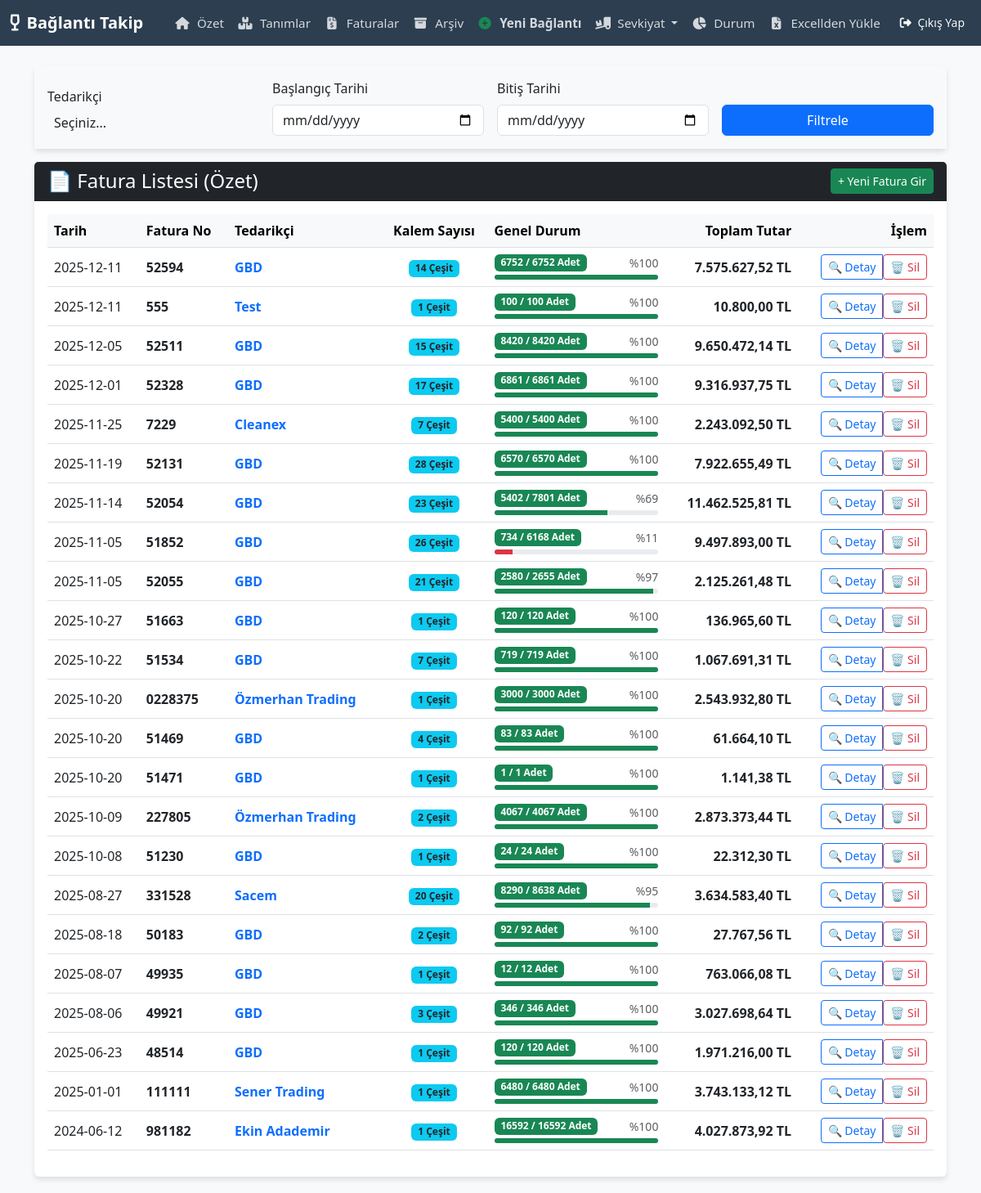
The page /faturalar (signed in) on the database its author committed.
### tables this page shows
CREATE TABLE faturalar 
                     (id INTEGER PRIMARY KEY AUTOINCREMENT, 
                      tedarikci_id INTEGER, urun_id INTEGER, 
                      fatura_no TEXT, tarih TEXT, 
                      toplam_adet INTEGER, kalan_adet INTEGER, 
                      net_maliyet REAL);

CREATE TABLE tedarikciler 
                     (id INTEGER PRIMARY KEY AUTOINCREMENT, ad TEXT);

### app/routes.py (the view)
@main.route('/faturalar')
@login_required
def faturalar():
    tedarikci_id = request.args.get('tedarikci_id')
    tarih_bas = request.args.get('tarih_bas')
    tarih_bit = request.args.get('tarih_bit')
    grouped_invoices = DatabaseManager.get_all_invoices_grouped(tedarikci_id, tarih_bas, tarih_bit)
    conn = DatabaseManager.get_db_connection()
    tedarikciler = conn.execute("SELECT * FROM tedarikciler ORDER BY ad").fetchall()
    conn.close()
    return render_template('faturalar.html',
                           faturalar=grouped_invoices,
                           tedarikciler=tedarikciler,
                           secili_tedarikci=tedarikci_id,
                           tarih_bas=tarih_bas,
                           tarih_bit=tarih_bit)

### app/models.py (called while the page is built)
    @staticmethod
    def get_db_connection():
        conn = sqlite3.connect(current_app.config['DB_NAME'])
        conn.row_factory = sqlite3.Row
        return conn

    @staticmethod
    def get_user_by_id(user_id):
        conn = DatabaseManager.get_db_connection()
        user_data = conn.execute("SELECT * FROM kullanicilar WHERE id = ?", (user_id,)).fetchone()
        conn.close()
        if user_data: return User(user_data['id'], user_data['username'], user_data['password'])
        return None

### app/templates/faturalar.html (shortened to what this page needs)
{% extends "base.html" %}
{% block content %}
<div class="card mb-3 no-print">
    <div class="card-body bg-light">
        <form action="{{ url_for('main.faturalar') }}" method="GET" class="row g-3 align-items-end">
            <div class="col-md-3">
                <label class="form-label">Tedarikçi</label>
            </div>
            <div class="col-md-3">
                <label class="form-label">Başlangıç Tarihi</label>
                <input type="date" name="tarih_bas" class="form-control" value="{{ tarih_bas }}">
            </div>
            <div class="col-md-3">
                <label class="form-label">Bitiş Tarihi</label>
                <input type="date" name="tarih_bit" class="form-control" value="{{ tarih_bit }}">
            </div>
            <div class="col-md-3">
                <button type="submit" class="btn btn-primary w-100">Filtrele</button>
            </div>
        </form>
    </div>
</div>
<div class="card">
    <div class="card-header bg-dark text-white d-flex justify-content-between align-items-center">
        <h4 class="mb-0">📄 Fatura Listesi (Özet)</h4>
        <a href="{{ url_for('main.baglanti_yap') }}" class="btn btn-success btn-sm">+ Yeni Fatura Gir</a>
    </div>
    <div class="card-body">
        <div class="table-responsive">
            <table class="table table-hover align-middle">
                <thead class="table-light">
                    <tr>
                        <th>Tarih</th>
                        <th>Fatura No</th>
                        <th>Tedarikçi</th>
                        <th class="text-center">Kalem Sayısı</th>
                        <th>Genel Durum</th>
                        <th class="text-end">Toplam Tutar</th>
                        <th class="text-end">İşlem</th>
                    </tr>
                </thead>
                <tbody>
                    {% for f in faturalar %}
                    {% set yuzde = 0 %}
                    {% if f['genel_toplam_adet'] > 0 %}
                        {% set yuzde = (f['genel_kalan_adet'] / f['genel_toplam_adet'] * 100) | int %}
                    {% endif %}
                    <tr class="{{ 'table-secondary opacity-75' if f['genel_kalan_adet'] == 0 else '' }}">
                        <td>{{ f['tarih'] }}</td>
                        <td class="fw-bold">{{ f['fatura_no'] }}</td>
                        <td class="text-primary fw-bold">{{ f['tedarikci_ad'] }}</td>
                        <td class="text-center">
                            <span class="badge bg-info text-dark">{{ f['kalem_sayisi'] }} Çeşit</span>
                        </td>
                        <td style="width: 20%;">
                            <div class="d-flex justify-content-between mb-1">
                                <span class="badge bg-{{ 'secondary' if f['genel_kalan_adet'] == 0 else 'success' }}">
                                    {{ f['genel_kalan_adet'] }} / {{ f['genel_toplam_adet'] }} Adet
                                </span>
                                <small class="text-muted">%{{ yuzde }}</small>
                            </div>
                            <div class="progress" style="height: 6px;">
                                <div class="progress-bar bg-{{ 'danger' if yuzde < 20 else ('warning' if yuzde < 50 else 'success') }}"
                                     role="progressbar" style="width: {{ yuzde }}%"></div>
                            </div>
                        </td>
                        <td class="text-end fw-bold">{{ f['fatura_toplam_tutar'] | money }} TL</td>
                        <td class="text-end">
                            <div class="btn-group">
                                <button type="button" class="btn btn-sm btn-outline-primary"
                                        onclick="showDetails('{{ f['tedarikci_id'] }}', '{{ f['fatura_no'] }}', '{{ f['tedarikci_ad'] }}')">
                                    🔍 Detay
                                </button>
                                <form action="{{ url_for('main.fatura_sil_komple') }}" method="POST" onsubmit="return confirm('BU FATURAYI VE İÇİNDEKİ TÜM ÜRÜNLERİ SİLMEK İSTEDİĞİNİZE EMİN MİSİNİZ?');" style="display:inline;">
                                    <button type="submit" class="btn btn-sm btn-outline-danger">🗑️ Sil</button>
                                </form>
                            </div>
                        </td>
                    </tr>
                    {% else %}
                    <tr><td colspan="7" class="text-center text-muted">Kayıtlı fatura bulunamadı.</td></tr>
                    {% endfor %}
                </tbody>
            </table>
        </div>
    </div>
</div>
{% endblock %}

### app/templates/base.html (style rules this page uses)
body { background-color: #f8f9fa; }
.card { box-shadow: 0 4px 6px rgba(0,0,0,0.1); border: none; margin-bottom: 20px; }

### rows shown on the page
faturalar: tarih "2025-10-20", fatura_no "0228375", tedarikci_ad "Özmerhan Trading", kalem_sayisi "1", genel_kalan_adet "3000", genel_toplam_adet "3000", yuzde "100", fatura_toplam_tutar "2.543.932,80"
tedarikciler: tarih "2025-10-20", fatura_no "51471", tedarikci_ad "GBD", kalem_sayisi "1", genel_kalan_adet "1", genel_toplam_adet "1", yuzde "100", fatura_toplam_tutar "1.141,38"
faturalar: tarih "2025-01-01", fatura_no "111111", tedarikci_ad "Sener Trading", kalem_sayisi "1", genel_kalan_adet "6480", genel_toplam_adet "6480", yuzde "100", fatura_toplam_tutar "3.743.133,12"
faturalar: tarih "2024-06-12", fatura_no "981182", tedarikci_ad "Ekin Adademir", kalem_sayisi "1", genel_kalan_adet "16592", genel_toplam_adet "16592", yuzde "100", fatura_toplam_tutar "4.027.873,92"

### other values the page prints
{{ f['tarih'] }} "2025-12-11" "2025-12-11" "2025-12-05" "2025-12-01" "2025-11-25" "2025-11-19" "2025-11-14" "2025-11-05" "2025-11-05" "2025-10-27" "2025-10-22" "2025-10-20" "2025-10-09" "2025-10-08" "2025-08-27" "2025-08-18" "2025-08-07" "2025-08-06" "2025-06-23"
{{ f['fatura_no'] }} "52594" "555" "52511" "52328" "7229" "52131" "52054" "51852" "52055" "51663" "51534" "51469" "227805" "51230" "331528" "50183" "49935" "49921" "48514"
{{ f['tedarikci_ad'] }} "GBD" "Test" "GBD" "GBD" "Cleanex" "GBD" "GBD" "GBD" "GBD" "GBD" "GBD" "GBD" "Özmerhan Trading" "GBD" "Sacem" "GBD" "GBD" "GBD" "GBD"
{{ f['kalem_sayisi'] }} "14" "1" "15" "17" "7" "28" "23" "26" "21" "1" "7" "4" "2" "1" "20" "2" "1" "3" "1"
{{ f['genel_kalan_adet'] }} "6752" "100" "8420" "6861" "5400" "6570" "5402" "734" "2580" "120" "719" "83" "4067" "24" "8290" "92" "12" "346" "120"
{{ f['genel_toplam_adet'] }} "6752" "100" "8420" "6861" "5400" "6570" "7801" "6168" "2655" "120" "719" "83" "4067" "24" "8638" "92" "12" "346" "120"
{{ yuzde }} "100" "100" "100" "100" "100" "100" "69" "11" "97" "100" "100" "100" "100" "100" "95" "100" "100" "100" "100"
{{ f['fatura_toplam_tutar'] | money }} "7.575.627,52" "10.800,00" "9.650.472,14" "9.316.937,75" "2.243.092,50" "7.922.655,49" "11.462.525,81" "9.497.893,00" "2.125.261,48" "136.965,60" "1.067.691,31" "61.664,10" "2.873.373,44" "22.312,30" "3.634.583,40" "27.767,56" "763.066,08" "3.027.698,64" "1.971.216,00"
